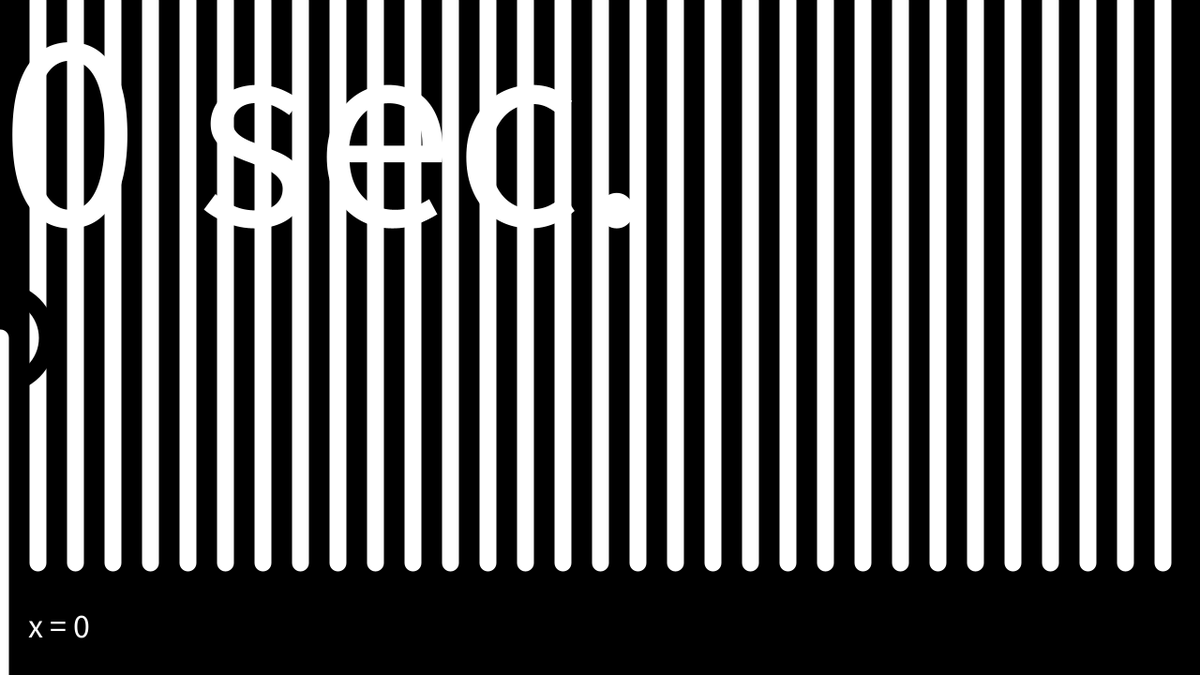
Frame 1 (no input)
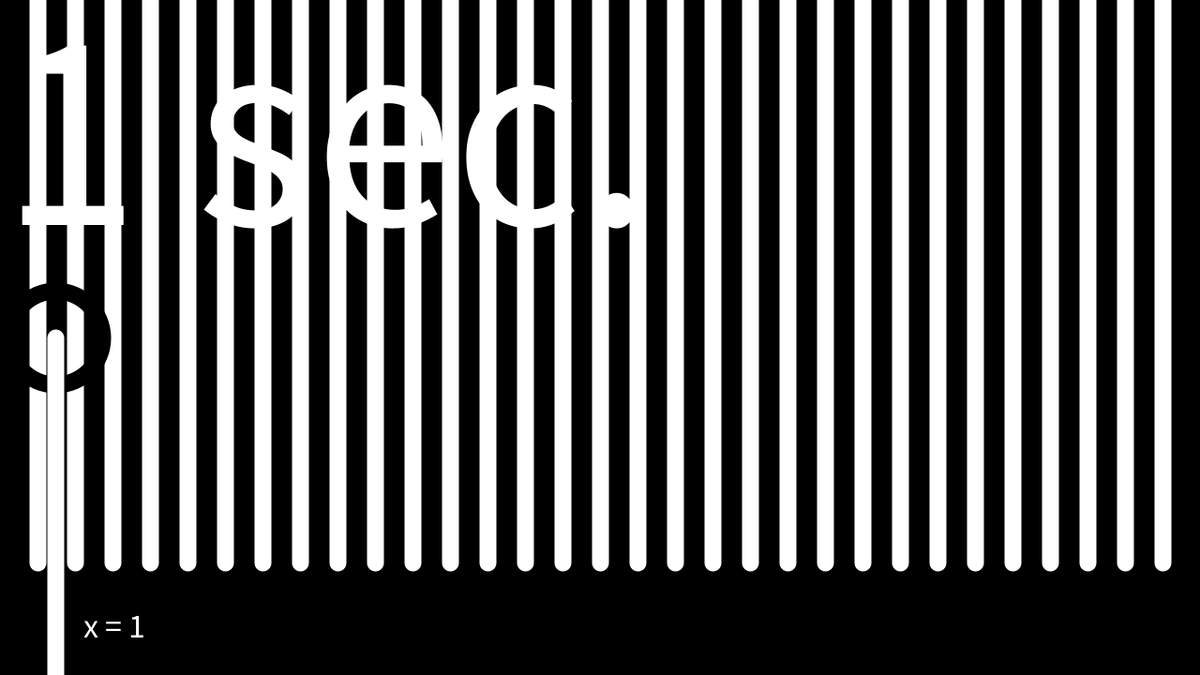
Frame 60 (the mouse pressed at the canvas centre just before this capture)
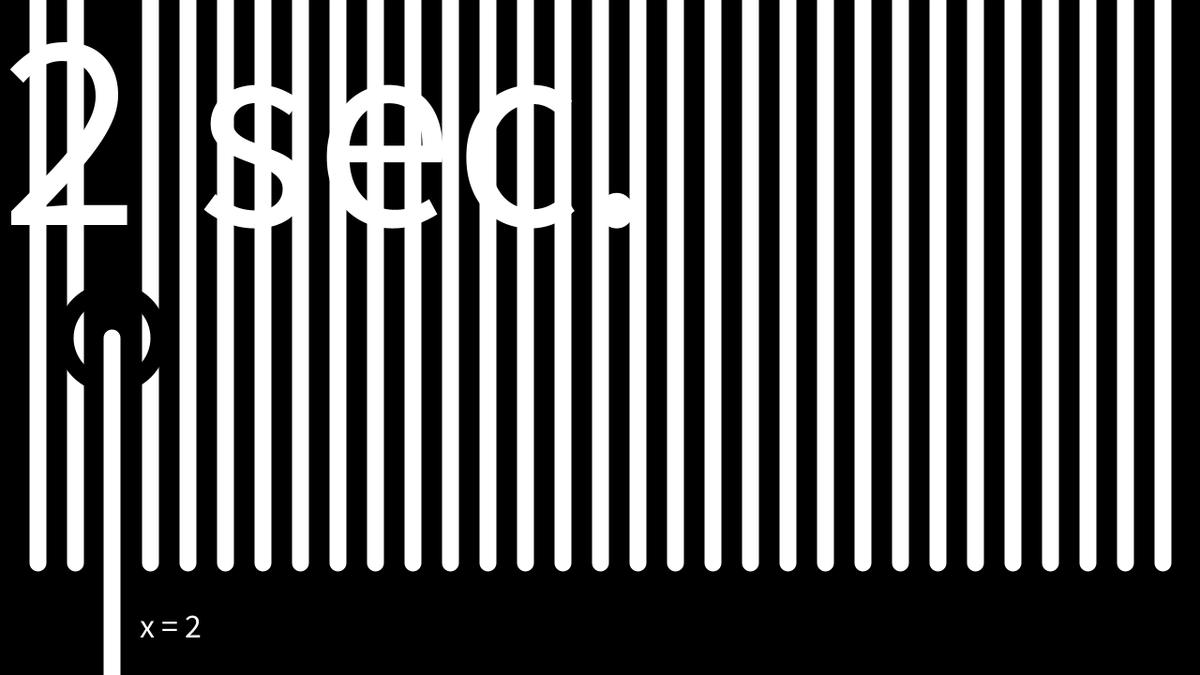
Frame 120 (the mouse held since frame 60 and released just before this capture)

The Processing sketch that drew these frames (run headless with seeded random() and noise(); from frame 60 on, the mouse is pressed at the canvas centre):

// Processing sketch: additional_motion
// ── additional_motion.pde
////////////////////////////////
///// CONTROLS:
///// UP        :PLAY
///// DOWN      :PAUSE
///// ALT       :REVERSE DIRECTION


int x; //x position of the marker
int y; //y position of the marker
int ellipseSize; //size of the ellipse at the end of the marker
int speed; //how many pixels to move each frame
int unitScale; //how many pixels between the scale marks
int time; //keep track of the time to display
int stopTime, startTime; //needed in order to correct time for pausing

void setup(){
  size(1280,720); //make a window of this size
  x = 0; //start the x position at 0
  y = height/2; //put the ellipse in the middle of the y axis
  ellipseSize = 100; //make the ellipse this size
  speed = 1; //move by this speed
  unitScale = 40; //scale the marks by this many pixels
  stopTime = 0; //leave this at 0 to start
  startTime = 0; //leave this at 0 to start

}

void draw(){  
  time = (millis() / 1000)-(startTime - stopTime); //update the time to be seconds minus any time paused
  background(0); //draw the background as black
  stroke(255); //with white stroke(outline)
  strokeWeight(18); ///stroke should be this thick
  
  
  for (int i = unitScale; i < width; i += unitScale){ //draw the correct number of line markers
    if (abs(x-i) < 18){ //if the marker is close to one of the lines
     stroke(0); //make it black
    } else {
     stroke(255); //otherwise, make it white
    }
     line(i, 0, i, height - 3 * unitScale); //draw line
  }
  

  textSize(300); //make the text this size
  text(time + " sec.", 0,height/3); //draw the time at this position
  stroke(0); //make the ellipse stroke black
  noFill(); //do not fill the ellipse with color
  ellipse(x, y, ellipseSize, ellipseSize); //draw the ellipse at the current x and y position
  
  
  
  fill(255); //draw the marker in white
  stroke(255); //with a white stroke
  line(x,y,x,height); //draw the line connected to the ellipse

  textSize(36); //write the position in this size font
  text("x = " + x/unitScale ,x + 30, height - unitScale); //write how many marks it has passed
  
  
  x = x + speed; //move it by this speed each frame
  
}

void keyPressed(){
 if (keyCode == UP){ //play the animation
  startTime = millis()/1000;
  loop();
 } 
 if (keyCode == DOWN){ //pause the animation
  noLoop();
  stopTime = time;
  println(stopTime);
 } 
 if (keyCode == ALT){ //reverse the speed
  speed = -speed; 
 }
}
